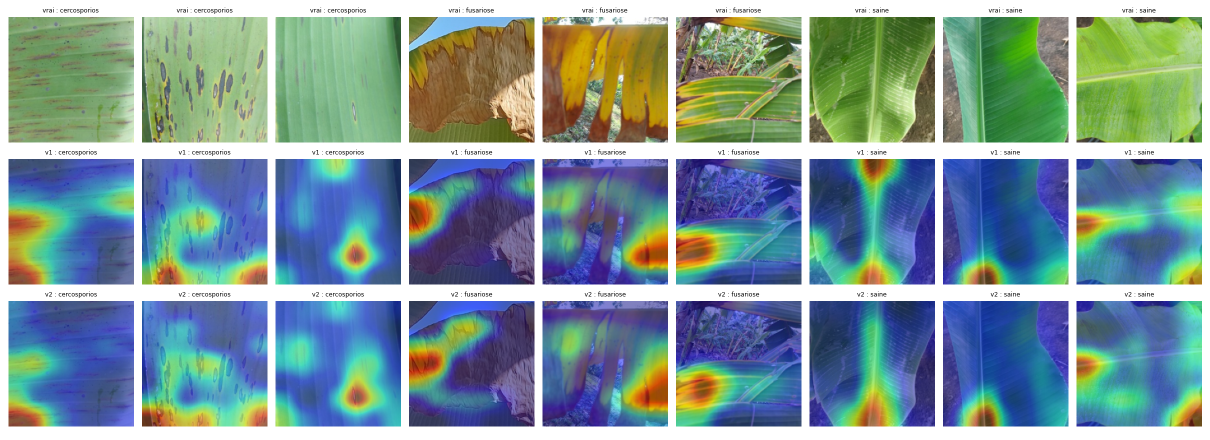
#> input picture modeles/maladies/gradcam_v1_v2.png, 2420 x 880 px, given as the content of the folder /t1/data/raw/nuit_1112/../modeles/maladies/gradcam_v1_v2.png, which was not available (shown at 1/2 size)
$ python m12_prosp_planches.py ../modeles/maladies/gradcam_v1_v2.png
#> lines starting #> are read from the running program, lines starting #| are printed output that depends on the picture
#!/usr/bin/env python3
"""Nuit du 12/11 (D-maladies) : planches de contrôle visuel, 24 photos tirées au hasard (graine 2026) par classe
d'origine, à partir de data/raw/nuit_1112/<jeu>/liste.csv (ou d'un dossier, groupé par sous-dossier ou par préfixe
de nom). Aucun modèle.

    PYTHONIOENCODING=utf-8 .venv/Scripts/python.exe -I -u scripts/m12_prosp_planches.py <jeu> [<jeu> ...]
"""
import re
import sys
from pathlib import Path

import pandas as pd
from PIL import Image, ImageDraw, ImageFile, ImageOps

RACINE = Path(__file__).resolve().parents[1]
NUIT = RACINE / "data/raw/nuit_1112"
ImageFile.LOAD_TRUNCATED_IMAGES = True
Image.MAX_IMAGE_PIXELS = None


def planche(chemins, titre, sortie, n=24, c=6, t=200):
    s = pd.Series(chemins)
    s = s.sample(min(n, len(s)), random_state=2026)
    L = (len(s) + c - 1) // c
    pl = Image.new("RGB", (c * t, 24 + L * (t + 16)), "white")
    dr = ImageDraw.Draw(pl)
    dr.text((4, 4), titre, fill="black")
    for i, ch in enumerate(s):
        try:
            im = Image.open(ch)
            im.draft("RGB", (t * 2, t * 2))
            im = ImageOps.exif_transpose(im).convert("RGB")
            im.thumbnail((t, t))
        except Exception:
            im = Image.new("RGB", (t, t), "red")
        x, y = (i % c) * t, 24 + (i // c) * (t + 16)
        pl.paste(im, (x, y))
        dr.text((x + 2, y + t), Path(ch).name[:32], fill="black")
    pl.save(sortie, quality=85)


def main():
    for nom in sys.argv[1:]:
        lst = NUIT / nom / "liste.csv"
        out = NUIT / nom / "planches"; out.mkdir(exist_ok=True)
        if lst.exists():
            d = pd.read_csv(lst)
            groupes = {f"{k}": g.chemin.tolist() for k, g in d.groupby("classe_origine")}
        else:
            fs = [f for f in (NUIT / nom).rglob("*") if f.suffix.lower() in (".jpg", ".jpeg", ".png")
                  and "planches" not in f.parts]
            groupes = {}
            for f in fs:
                k = f.parent.name if f.parent.name != "fichiers" else re.sub(r"[\s_]*\d+$", "", f.stem.lower())
                groupes.setdefault(k, []).append(str(f))
        for k, ch in groupes.items():
            planche(ch, f"{nom} / {k} ({len(ch)} photos)", out / f"planche_{re.sub(r'[^A-Za-z0-9_-]+', '_', k)}.jpg")
#> in planche, `pl = Image.new("RGB", (c * t, 24 + L * (t + 16)), "white")`: pl: PIL image 1200x240 RGB; every value is 255
#> in planche, im is the input picture: PIL image 2420x880 RGBA; mean R, G, B, A 125.6, 152, 152.5, 255
#> in planche, `im.thumbnail((t, t))`:
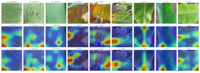
#> im: PIL image 200x73 RGB; mean R, G, B 125.3, 151.8, 152.3
#> in planche, `pl.paste(im, (x, y))`:
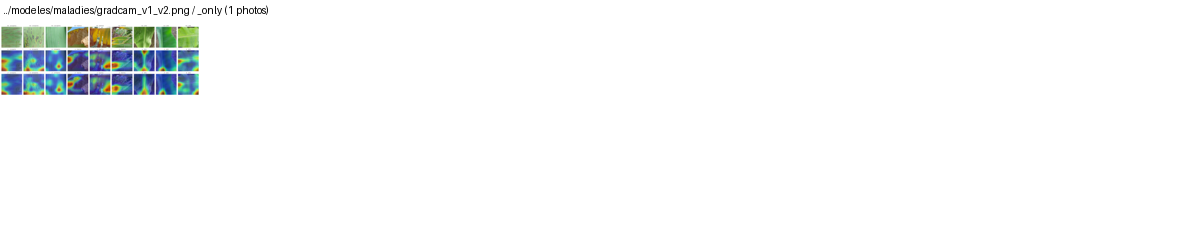
#> pl: PIL image 1200x240 RGB; mean R, G, B 247.9, 249.3, 249.3
#> in planche, `pl.save(sortie, quality=85)`:
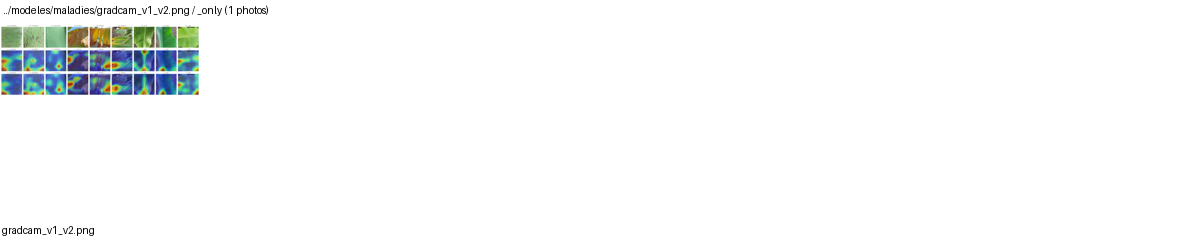
#> saved as planche__only.jpg: PIL image 1200x240 RGB; mean R, G, B 247.7, 249.1, 249.1
            print(nom, k, len(ch))


if __name__ == "__main__":
    main()
